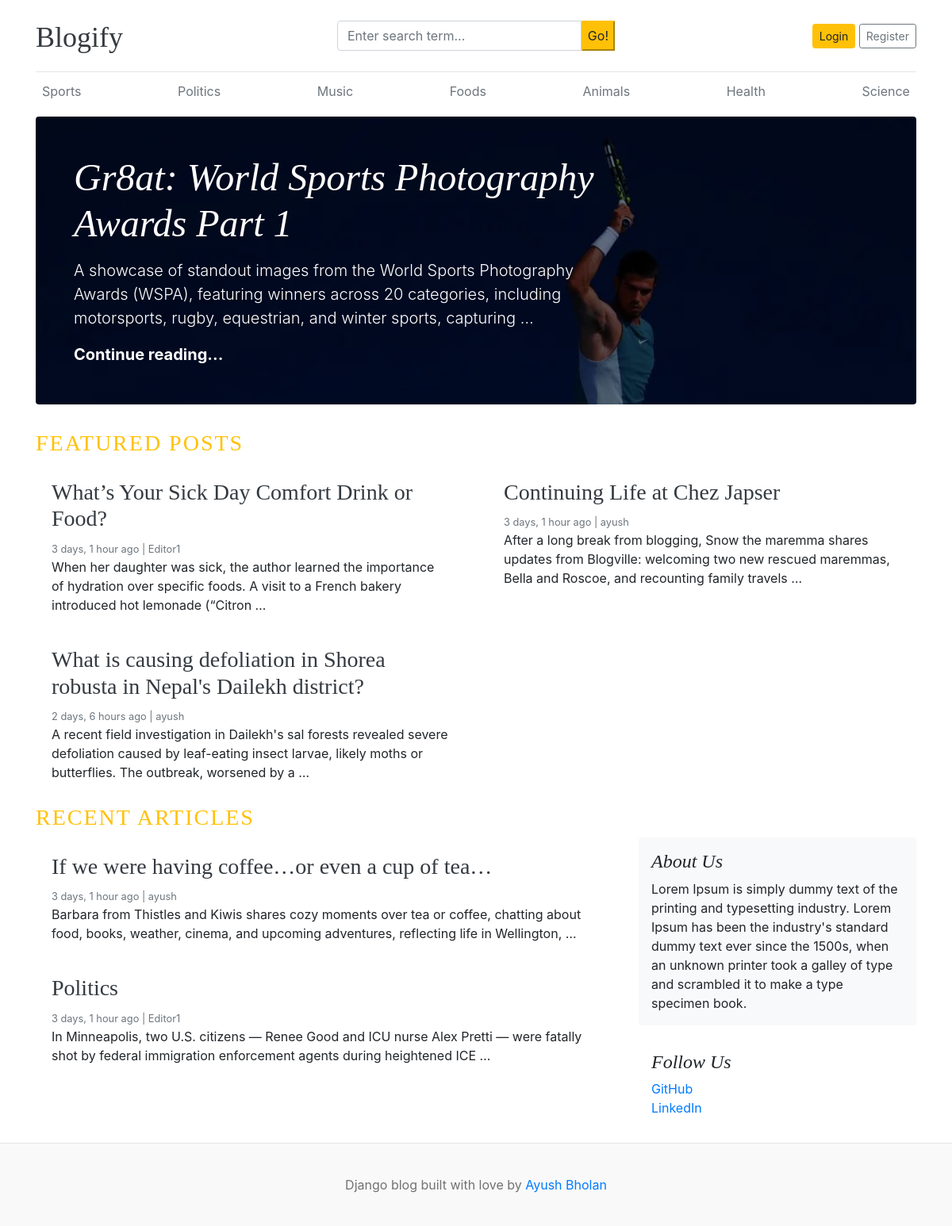
The page / on the database its author committed.
### blogs/models.py (models this page shows, shortened)
class Category(models.Model):
    category_name = models.CharField(max_length = 50, unique=True)
    created_at = models.DateTimeField(auto_now_add=True)
    updated_at = models.DateTimeField(auto_now= True)
    class Meta:
        verbose_name_plural = 'categories'

class Blog(models.Model):
    title = models.CharField(max_length= 100)
    slug = models.SlugField(max_length= 150, unique=True, blank=True)
    category = models.ForeignKey(Category, on_delete=models.CASCADE)
    author = models.ForeignKey(User, on_delete=models.CASCADE)
    featured_image = models.ImageField(upload_to='uploads/%Y/%m/%d')
    short_description = models.TextField(max_length = 500)
    blog_body = models.TextField(max_length = 3000)
    status = models.CharField(max_length= 20, choices = STATUS_CHOICES, default= "Draft")
    is_featured = models.BooleanField(default= False)
    created_at = models.DateTimeField(auto_now_add=True)
    updated_at = models.DateTimeField(auto_now= True)

### features/models.py (models this page shows, shortened)
class About(models.Model):
    about_heading = models.CharField(max_length=25)
    about_description = models.TextField(max_length=250)
    created_at = models.DateTimeField(auto_now_add=True)
    updated_at = models.DateTimeField(auto_now= True)
    class Meta:
        verbose_name_plural = 'About'

class SocialLink(models.Model):
    platform = models.CharField(max_length=30)
    link = models.URLField(max_length=100)
    created_at = models.DateTimeField(auto_now_add=True)
    updated_at = models.DateTimeField(auto_now= True)

### blog_main/views.py (the view)
# urls.py: 2. Add a URL to urlpatterns:  path('', views.home, name='home')
def home(request):
    featured_posts = Blog.objects.filter(is_featured= True, status= "Published").order_by('-updated_at')
    posts = Blog.objects.filter(is_featured=False, status="Published")
    try:
        about = About.objects.get()
    except:
        about = None
    context = {
        'featured_posts':featured_posts,
        'posts':posts,
        'about':about,
    }
    return render(request, "home.html", context)

### blogs/context_processors.py (called while the page is built)
def get_categories(request):
    categories = Category.objects.all()
    return dict(categories=categories)

def get_social_links(request):
    social_links = SocialLink.objects.all()
    return dict(social_links=social_links)

### templates/home.html
{% extends 'base.html' %}
  {% block content %}
    {% for post in featured_posts %}
        {% if forloop.first %}
        <div class="jumbotron p-3 p-md-5 text-white rounded bg-dark" style="background-image: url({{post.featured_image.url}});background-blend-mode: overlay;background-size:cover;">
            <div class="col-md-8 px-0">
                <h1 class="display-4 font-italic">{{ post.title }}</h1>
                <p class="lead my-3">{{ post.short_description | truncatewords:25 }}</p>
                <p class="lead mb-0"><a href="{% url 'blogs' post.slug %}" class="text-white font-weight-bold">Continue reading...</a></p>
            </div>
        </div>
        {% endif %}
    {% endfor %}
    <h3 class="text-uppercase text-warning" style="letter-spacing: 2px;">Featured Posts</h3>
  <div class="row mb-2">
    {% for post in featured_posts %}
    {% if not forloop.first %}
    <div class="col-md-6">
      <div class="card border-0" >
        <div class="card-body">
          <h3><a href="{% url 'blogs' post.slug %}" class="text-dark"> {{ post.title }} </a> </h3>
          <small class="mb-1 text-muted">{{ post.created_at | timesince }} ago | {{ post.author }}</small>
          <p class="card-text">{{ post.short_description | truncatewords:25 }}</p>
        </div>
      </div>
    </div>
    {% endif %}
   {% endfor %}
  </div>
  <h3 class="text-uppercase text-warning" style="letter-spacing: 2px;">Recent Articles</h3>
  <main role="main" class="container p-0">
    <div class="row">
      <div class="col-md-8 blog-main">
        {% for post in posts %}
        <div class="card border-0" >
            <div class="card-body">
              <h3><a href="{% url 'blogs' post.slug %}" class="text-dark"> {{post.title}} </a></h3>
              <small class="mb-1 text-muted">{{ post.created_at | timesince }} ago | {{ post.author }}</small>
              <p class="card-text">{{ post.short_description | truncatewords:25}}</p>
            </div>
          </div>
        {% endfor %}
      </div>
      <aside class="col-md-4 blog-sidebar">
        <div class="p-3 mb-3 bg-light rounded">
          <h4 class="font-italic">{{about.about_heading}}</h4>
          <p class="mb-0">{{about.about_description}}</p>
        </div>
        {% if social_links %}
        <div class="p-3">
          <h4 class="font-italic">Follow Us</h4>
          <ol class="list-unstyled">
            {% for i in social_links %}
            <li><a href="{{ i.link }}" target="_blank">{{ i.platform }}</a></li>
            {% endfor %}
          </ol>
        </div>
        {% endif %}
      </aside>
    </div>
  </main>
</div>
{% endblock %}

### templates/base.html (shortened to what this page needs)
{% load static %}
<!DOCTYPE html>
<html lang="en">
<head>
    <link href="https://getbootstrap.com/docs/4.0/dist/css/bootstrap.min.css" rel="stylesheet">
    <link href="{% static 'css/blog.css' %}" rel="stylesheet">
    <link rel="stylesheet" href="https://cdnjs.cloudflare.com/ajax/libs/font-awesome/4.7.0/css/font-awesome.min.css">
  </head>
<body>
    <div class="container">
      <header class="blog-header py-3">
        <div class="row flex-nowrap justify-content-between align-items-center">
          <div class="col-4 pt-1">
            <a class="blog-header-logo text-dark" href="/">Blogify</a>
          </div>
          <div class="col-4">
            <form action="{% url 'search' %}" method="GET">
              <div class="input-group">
                <input class="form-control" type="text" name="keyword" value="{{ keyword }}" placeholder="Enter search term..." aria-label="Enter search term..." aria-describedby="button-search" />
                <button type= "submit" class="btn-warning" id="button-search" type="button"> Go! </button>
            </div>
            </form>
          </div>
          <div class="col-4 d-flex justify-content-end align-items-center">
            {% if not user.is_authenticated %}
            <a class="btn btn-sm btn-warning" href="{% url 'login' %}">Login</a> &nbsp;
            <a class="btn btn-sm btn-outline-secondary" href="{% url 'register'%}">Register</a>
            {% else %}
            <span> <a href="{% url 'dashboard' %}">Dashboard</a></span>
            &emsp;
            <span> <a href="{% url 'logout' %}">Logout</a></span>
            {% endif %}
          </div>
        </div>
      </header>
      <div class="nav-scroller py-1 mb-2">
        <nav class="nav d-flex justify-content-between">
        {% for cat in categories %}
        <a class="p-2 text-muted" href="{% url 'posts_by_category' cat.id %}">{{ cat.category_name }}</a>
        {% endfor %}
        </nav>
      </div>
{% block content %}
{% endblock %}
<footer class="blog-footer">
    <p>Django blog built with love by <a href="#">Ayush Bholan</a></p>
  </footer>
  </body>
  </html>

### blog_main/static/css/blog.css (style rules this page uses)
.blog-header { border-bottom: 1px solid #e5e5e5; }
.blog-header-logo { font-family: "Playfair Display", Georgia, "Times New Roman", serif; font-size: 2.25rem; }
h1, h2, h3, h4, h5, h6 { font-family: "Playfair Display", Georgia, "Times New Roman", serif; }
.display-4 { font-size: 2.5rem; }
@media (min-width: 768px) { .display-4 { font-size: 3rem; } }
.blog-footer { padding: 2.5rem 0; color: #727272; text-align: center; background-color: #f9f9f9; border-top: .05rem solid #e5e5e5; }
.blog-footer p:last-child { margin-bottom: 0; }

### rows shown on the page
Category: category_name "Sports"
Category: category_name "Politics"
Category: category_name "Music"
Category: category_name "Foods"
Category: category_name "Animals"
Category: category_name "Health"
Category: category_name "Science"
Blog: featured_image (picture), title "Gr8at: World Sports Photography Awards Part 1", short_description "A showcase of standout images from the World Sports Photography Awards (WSPA), featuring winners across 20 categories, including motorsports, rugby, equestrian, and winter sports, capturing …"
Blog: title "What’s Your Sick Day Comfort Drink or Food?", created_at "3 days, 1 hour", author "Editor1", short_description "When her daughter was sick, the author learned the importance of hydration over specific foods. A visit to a French bakery introduced hot lemonade (“Citron …"
Blog: title "Continuing Life at Chez Japser", created_at "3 days, 1 hour", author "ayush", short_description "After a long break from blogging, Snow the maremma shares updates from Blogville: welcoming two new rescued maremmas, Bella and Roscoe, and recounting family travels …"
Blog: title "What is causing defoliation in Shorea robusta in Nepal's Dailekh district?", created_at "2 days, 6 hours", author "ayush", short_description "A recent field investigation in Dailekh's sal forests revealed severe defoliation caused by leaf-eating insect larvae, likely moths or butterflies. The outbreak, worsened by a …"
Blog: title "If we were having coffee…or even a cup of tea…", created_at "3 days, 1 hour", author "ayush", short_description "Barbara from Thistles and Kiwis shares cozy moments over tea or coffee, chatting about food, books, weather, cinema, and upcoming adventures, reflecting life in Wellington, …"
Blog: title "Politics", created_at "3 days, 1 hour", author "Editor1", short_description "In Minneapolis, two U.S. citizens — Renee Good and ICU nurse Alex Pretti — were fatally shot by federal immigration enforcement agents during heightened ICE …"
About: about_heading "About Us", about_description "Lorem Ipsum is simply dummy text of the printing and typesetting industry. Lorem Ipsum has been the industry's standard dummy text ever since the 1500s, when an unknown printer took a galley of type and scrambled it to make a type specimen book."
SocialLink: platform "GitHub"
SocialLink: platform "LinkedIn"
